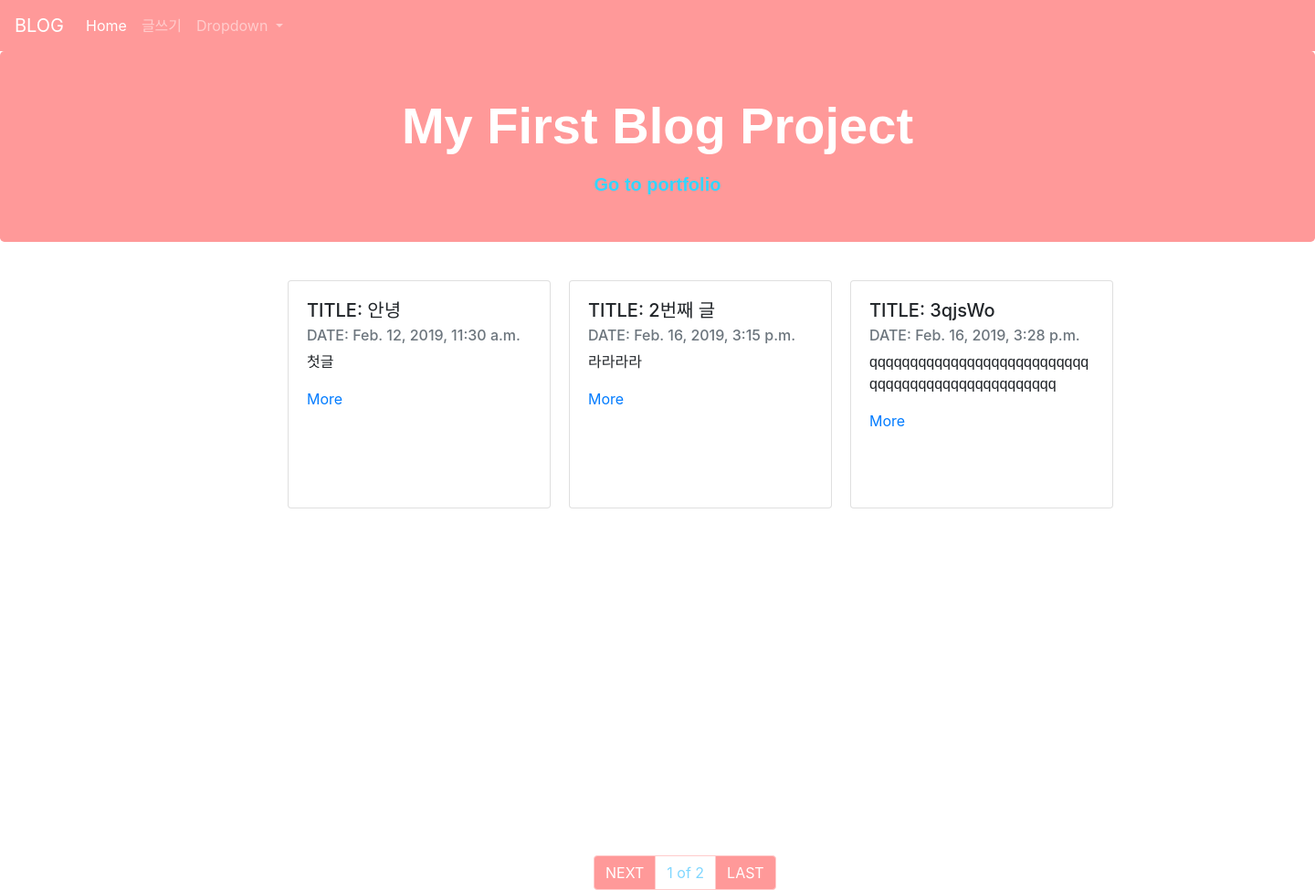
The page / on the database its author committed.
### blog/models.py (models this page shows, shortened)
class Blog(models.Model):
    title = models.CharField(max_length=300)
    pub_date = models.DateTimeField('date published')
    body = models.TextField()
    def summary(self):
        return self.body[:50]

### blog/views.py (the view)
# urls.py: 2. Add a URL to urlpatterns:  path('', views.home, name='home')
def home(request):
    blogs = Blog.objects #쿼리셋 #메소드
    blog_list = Blog.objects.all()
    paginator = Paginator(blog_list, 3)
    page = request.GET.get('page')
    posts = paginator.get_page(page)
    return render(request, 'home.html', {'blogs': blogs, 'posts':posts})

### blog/templates/home.html (shortened to what this page needs)
{% extends 'base.html' %}
{% block contents %}
<body>
<div class="jumbotron p-4 p-md-5 ">
        <center>
                <div class="col-md-6 px-0">
                        <h1 class="display-4 text-white font-weight-bold">My First Blog Project</h1>
                        <p class="lead mb-0"><a href="{%url 'portfolio'%}" class=" font-weight-bold" style="color: #33d6ff">Go to
                                        portfolio</a></p>
                </div>
        </center>
</div>
        <div class="container" style="margin-left:290px;">
                {% for blog in posts %}
                <div class="card" style="width: 18rem; height: 250px; margin:10px;">
                        <div class="card-body">
                                <h5 class="card-title">TITLE: {{blog.title}}</h5>
                                <h6 class="card-subtitle mb-2 text-muted">DATE: {{blog.pub_date}}</h6>
                                <p class="card-text">{{blog.summary}}</p>
                                <a href="{%url 'detail' blog.id%}" class="card-link">More</a>
                        </div>
                </div>
                {%endfor%}
        </div>
<div class="btn-group" role="group" aria-label="Basic example" style="margin:370px 0px 0px 650px;">
        {%if posts.has_next%}
        <a class="btn btn-secondary" href="?page={{posts.next_page_number}}">NEXT</a>
        <div class="btn btn-secondary" style="color:#80d7ff; background-color: white;">
                <span>{{posts.number}}</span>
                <span>of</span>
                <span>{{posts.paginator.num_pages}}</span>
        </div>
        <a class="btn btn-secondary" href="?page={{posts.paginator.num_pages}}">LAST</a>
        {%endif%}
</div>
</body>
{% endblock %}

### secondproject/templates/base.html (shortened to what this page needs)
{% load static %}
<html>
    <body>
        <head>
            <link rel="stylesheet" href="https://stackpath.bootstrapcdn.com/bootstrap/4.1.3/css/bootstrap.min.css"
>
            <link rel="stylesheet" type="text/css" href="{% static 'css/style.css' %}">
        </head>
        <body>
            <nav class="navbar navbar-expand-lg navbar-dark">
                <a class="navbar-brand" href="#">BLOG</a>
                <div class="collapse navbar-collapse" id="navbarNav">
                    <ul class="navbar-nav">
                        <li class="nav-item active">
                            <a class="nav-link" href="#">Home <span class="sr-only">(current)</span></a>
                        </li>
                        <li class="nav-item">
                            <a class="nav-link" href="{% url 'new' %}">글쓰기</a>
                        </li>
                        <li class="nav-item dropdown">
                            <a class="nav-link dropdown-toggle" href="#" id="navbarDropdown" role="button" data-toggle="dropdown"
                                aria-haspopup="true" aria-expanded="false">
                                Dropdown
                            </a>
                        </li>
                        <li class="nav-item">
                            <a class="nav-link disabled" href="#" tabindex="-1" aria-disabled="true"></a>
                        </li>
                    </ul>
                </div>
            </nav>
            {% block contents %}
            {% endblock %}
</body>
</html>

### blog/static/css/style.css (style rules this page uses)
h1 { font-family: 'Teko', sans-serif; }
p { font-family: 'Teko', sans-serif; }
.jumbotron { background-color: #ff9999; }
.navbar { background-color: #ff9999; }
.card { float:left; }
.btn { border-color:#ffcccc; background-color: #ff9999; }

### rows shown on the page
Blog: title "안녕", pub_date "Feb. 12, 2019, 11:30 a.m.", summary "첫글"
Blog: title "2번째 글", pub_date "Feb. 16, 2019, 3:15 p.m.", summary "라라라라"
Blog: title "3qjsWo", pub_date "Feb. 16, 2019, 3:28 p.m.", summary "qqqqqqqqqqqqqqqqqqqqqqqqqqqqqqqqqqqqqqqqqqqqqqqqqq"

### other values the page prints
{{ posts.number }} "1"
{{ posts.paginator.num_pages }} "2"
